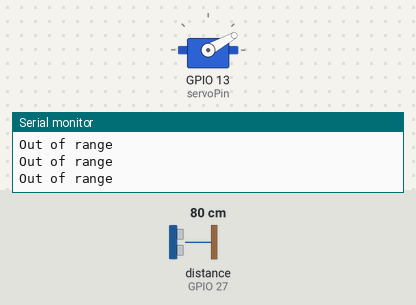
This sketch was run on a simulated ESP32. Shown: servo, the last lines printed to the serial monitor. Wiring (inferred from the names in the program): ultrasonic range finder: trigger GPIO 26; echo GPIO 27; servo: signal GPIO 13. The inputs (shaded band) are chosen by the test bench; at power-on: distance to the obstacle (sensor on GPIO 27) 80 cm. The echo pulse lasts 58.3 µs per cm; servo pulses on a pin are drawn as a servo (544–2400 µs = 0–180°).

Above: at 1.2 s.
1.3 s: distance to the obstacle (sensor on GPIO 27) set to 23 cm
At 1.74 s:
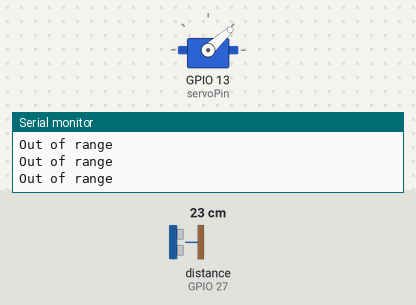
4.3 s: distance to the obstacle (sensor on GPIO 27) set to 18 cm
At 4.6 s:
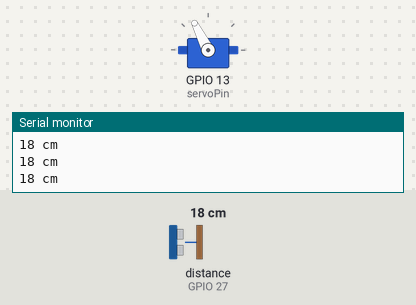
7.3 s: distance to the obstacle (sensor on GPIO 27) set to 60 cm
At 7.56 s:
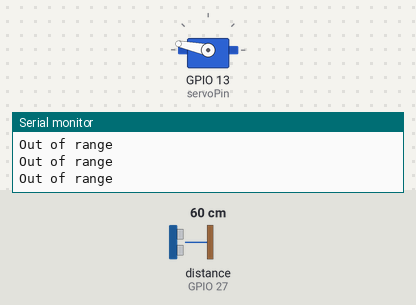
Timing chart, 0 to 16.3 s (numbered marks = the images above; inputs shaded):
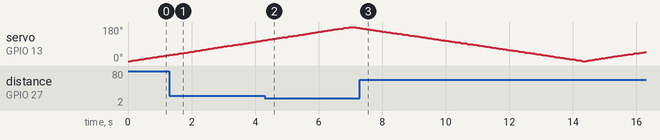

Measured:
- the behaviour switches between 21 and 20 cm on distance to the obstacle (sensor on GPIO 27) (found by bisection; images 1 and 2)

The sketch:

Radar.ino
```cpp
int pos = 0;
int servoPin = 13;
int trigPin = 26;
int echoPin = 27;
int dist()
{
    long duration, distance = -1; // initialize, like int sensor = 0, number doesn't mean anything

    digitalWrite(trigPin, HIGH);
    delayMicroseconds(10); // this is the peak of the trigger
    digitalWrite(trigPin, LOW); // this like pressing a button, like HIGH is key down and LOW is key up

    // if value is HIGH, pulseIn() waits for the pin to go from LOW to HIGH, starts timing, then waits for the pin to go LOW and stops timing. Returns the length of the pulse in microseconds or gives up and returns 0 if no complete pulse was received within the timeout.
    duration = pulseIn(echoPin, HIGH);
    distance = (duration/2) * 0.0343; // distance = speed x time

    if (distance >= 20) {
        Serial.println("Out of range");
    }
    else {
        Serial.print(distance);
        Serial.println(" cm");
    }
        return distance;
}


void setup () {
    Serial.begin(9600);
    pinMode(servoPin, OUTPUT); // define this because we are not using the library
    pinMode(trigPin, OUTPUT);
    pinMode(echoPin, INPUT);
}


void loop () {
    for (pos = 0; pos <= 180; pos ++) { // goes from 0 degrees to 180 degrees
    {
        mysweep(pos);
        delay(15); // waits 15ms for servo to reach the position
        dist();
    }

    }

    for (pos = 180; pos >=0; pos --) { // goes from 180 degrees to 0 degrees
        mysweep(pos);
        delay(15); // waits 15ms for the servo to reach the position
        dist();
    }

}

void mysweep (int p) // mysweep is a function, that we can define any parameters inside, like int p
{
    // trying to find what's the peak time through converting angle to microseconds
    // (x, from this, from this, to this, to this)
    int peakTime = map (p, 0, 180, 500, 2600);
    // this is the pulse width
    int entirePauseWidth = 20000;
    digitalWrite(servoPin, HIGH); // 3V
    delayMicroseconds(peakTime);
    int lowTime = entirePauseWidth - p; // lowTime = entirePauseWidth - peakTime
    digitalWrite(servoPin, LOW); // 0V
    delayMicroseconds(lowTime);
}
```
